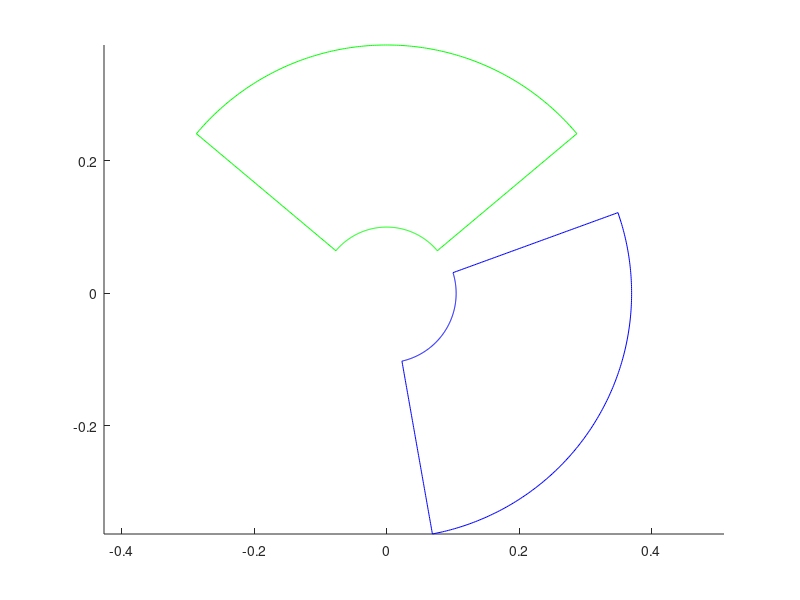

The MATLAB script that drew this image: (Note: this script raises an error after producing the figure.)
clear all
close all

R_in=0.100; % rayon interieur
R_out=0.375; % rayon exterieur
teta=100/360*2*pi; % angle de l'arc
Radius=5e-3; % rayon fil


%spire source

ndec_r=100; % nombre decoupages radial
ndec_teta=200; % nombre decoupage axial

teta_out=linspace(pi/2+teta/2,pi/2-teta/2,ndec_teta);
teta_in=linspace(pi/2-teta/2,pi/2+teta/2,ndec_teta);
R_left=linspace(R_in,R_out,ndec_r);
R_right=linspace(R_out,R_in,ndec_r);


Xs=[R_left*cos(pi/2+teta/2) R_out*cos(teta_out) R_right*cos(pi/2-teta/2) R_in*cos(teta_in) ];
Ys=[R_left*sin(pi/2+teta/2) R_out*sin(teta_out) R_right*sin(pi/2-teta/2) R_in*sin(teta_in) ];
Zs=Xs*0;

% suppression doublons

indice=[ndec_r+1 ndec_r+ndec_teta 2*ndec_r+ndec_teta];

Xs(indice)=[];
Ys(indice)=[];
Zs=Xs*0;

%spire destination

var1=Radius/tan(teta/2);
var2=Radius/sin(teta/2);
delta=atan(Radius/(R_in+Radius));

R_left=linspace(R_in+Radius-var1,R_out-Radius-var1,ndec_r);
R_right=linspace(R_out-Radius-var1,R_in+Radius-var1,ndec_r);
teta_out=linspace(pi/2+teta/2-delta,pi/2-teta/2+delta,ndec_teta);
teta_in=linspace(pi/2-teta/2+delta,pi/2+teta/2-delta,ndec_teta);

Xd=[R_left*cos(pi/2+teta/2) (R_out-Radius)*cos(teta_out) R_right*cos(pi/2-teta/2) (R_in+Radius)*cos(teta_in) ];
Yd=[var2+R_left*sin(pi/2+teta/2) (R_out-Radius)*sin(teta_out) var2+R_right*sin(pi/2-teta/2) (R_in+Radius)*sin(teta_in) ];

Xr = Xd.*cos(2*pi/3)+Yd.*sin(2*pi/3);
Yr = -Xd.*sin(2*pi/3)+Yd.*cos(2*pi/3); 

Xd = Xr;
Yd = Yr;

% suppression doublons


Xd(indice)=[];
Yd(indice)=[];
Zd=Xs*0;


figure; 

hold on
plot3(Xs,Ys,Zs,'g');
plot3(Xd,Yd,Zd,'b');
view(2)
axis equal

% calcul inductance

xsi=Xs(1:end-1);
xsf=Xs(2:end);
ysi=Ys(1:end-1);
ysf=Ys(2:end);
zsi=Zs(1:end-1);
zsf=Zs(2:end);

len=sum(sqrt((xsi-xsf).^2+(ysi-ysf).^2+(zsi-zsf).^2)); % longueur inducteur

xdi=Xd(1:end-1);
xdf=Xd(2:end);
ydi=Yd(1:end-1);
ydf=Yd(2:end);
zdi=Zd(1:end-1);
zdf=Zd(2:end);

L=0;
A = zeros(3,length(xdi));
for ii=1:size(xsi,2)
    for jj=1:size(xdi,2)
        [Lx,Ax] = fun_calcul_mutuel_segment(xsi(ii),ysi(ii),zsi(ii),...
            xsf(ii),ysf(ii),zsf(ii),xdi(jj),ydi(jj),zdi(jj),...
            xdf(jj),ydf(jj),zdf(jj));
        L=L+Lx;
        A(:,jj)=A(:,jj)+Ax;
    end
end

mu0=4*pi*1e-7;
Ltotal=L+len*mu0/(8*pi);

%%
% dl=[(xdf+xdi)./2; (ydf+ydi)./2; (zdf+zdi)./2];
% figure
% f_quiver(dl,A)
% % 

